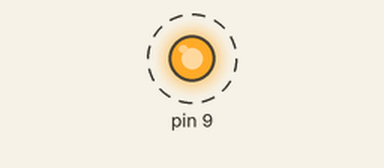
This sketch was run on a simulated Arduino Uno, built with avr-gcc and run on an emulated ATmega328P. Shown: output pins drawn as LEDs (lit = HIGH). Dashed ring = blinking.

Above: at 0.5 s.
Timing chart, 0 to 4.6 s (numbered marks = the images above):
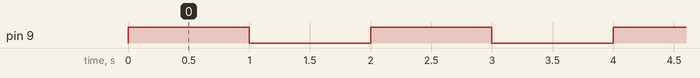

The sketch:

LED_blink_using_Arduino.ino
```cpp
//
void setup()
{
pinMode(9, OUTPUT);
}
void loop()
{
digitalWrite(9, HIGH);
delay(1000);
digitalWrite(9, LOW);
delay(1000);
}
```

Measured:
- by itself, pin 9: alternates HIGH for 1.0 s and LOW for 1.0 s
